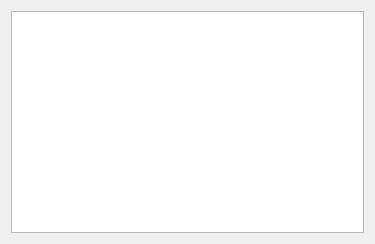
<?xml version="1.0" encoding="UTF-8"?>
<ui version="4.0">
 <class>ThumbnailWindow</class>
 <widget class="QDialog" name="ThumbnailWindow">
  <property name="geometry">
   <rect>
    <x>0</x>
    <y>0</y>
    <width>375</width>
    <height>244</height>
   </rect>
  </property>
  <property name="windowTitle">
   <string>检索缩略图</string>
  </property>
  <layout class="QGridLayout" name="gridLayout">
   <item row="0" column="0">
    <widget class="QListWidget" name="listWidget"/>
   </item>
  </layout>
 </widget>
 <resources/>
 <connections/>
</ui>
